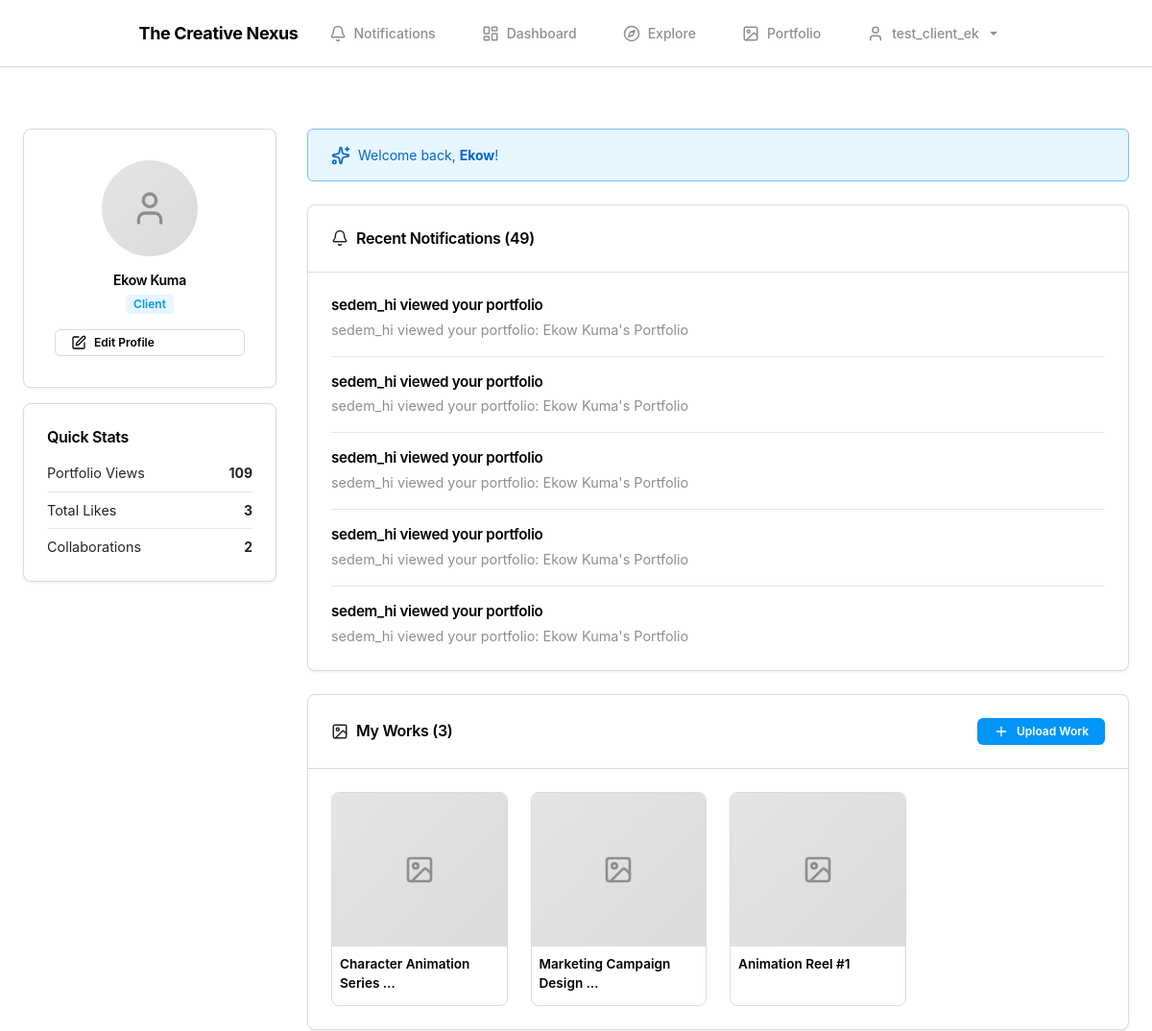
Page /dashboard/ (signed in, upper part) on the earlier database version.
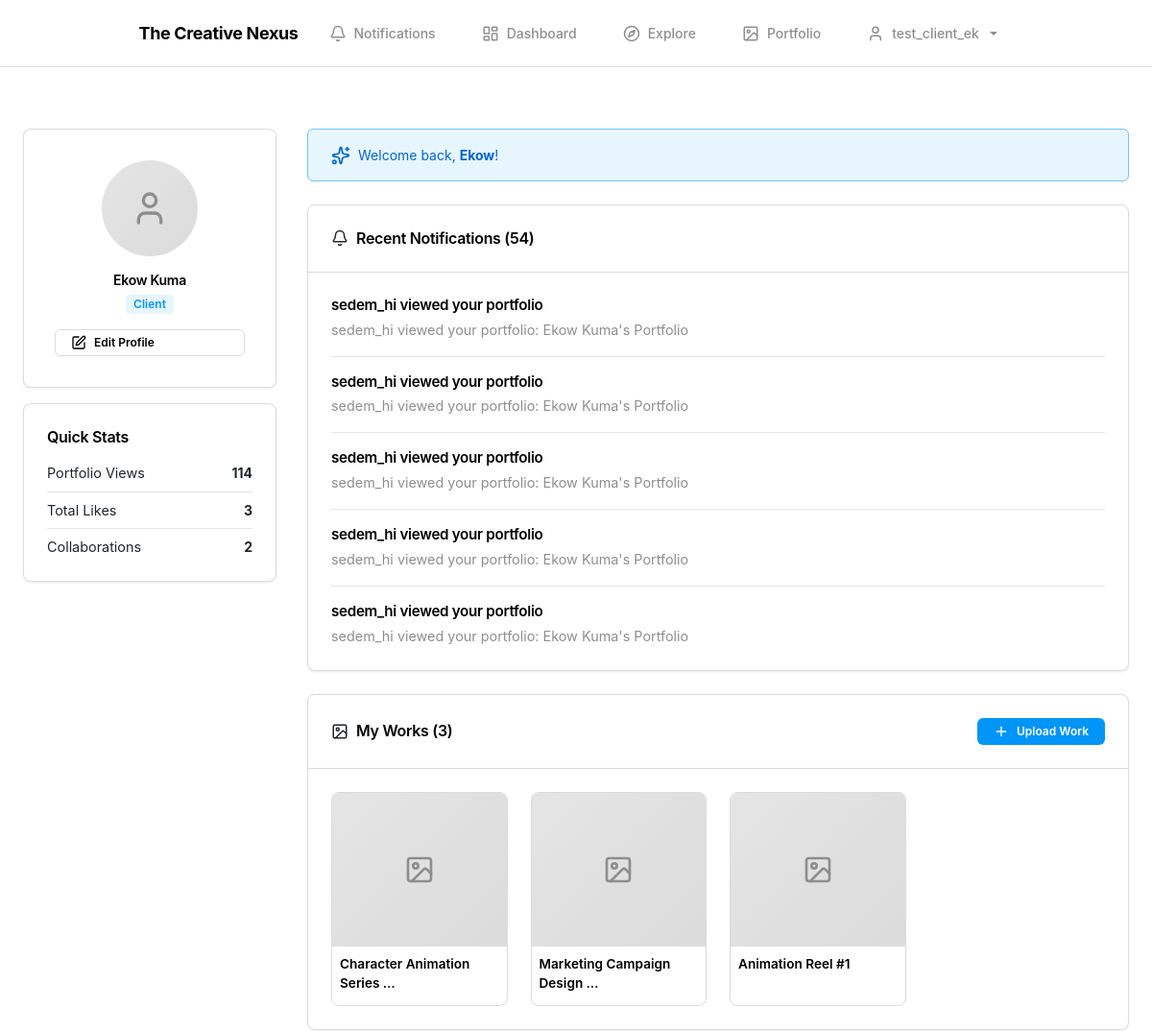
Same page on the later database version.
### core/models.py (models this page shows, shortened)
class Portfolio(models.Model):
    CATEGORY_CHOICES = (
        ('visual_arts', 'Visual Arts'),
        ('design', 'Design'),
        ('animation', 'Animation'),
        ('photography', 'Photography'),
        ('filmmaking', 'Filmmaking'),
        ('music', 'Music'),
        ('writing', 'Writing'),
        ('tech', 'Technology'),
        ('mixed_media', 'Mixed Media'),
        ('other', 'Other'),
    )
    creator = models.OneToOneField(
        settings.AUTH_USER_MODEL, on_delete=models.CASCADE, related_name='portfolio')
    title = models.CharField(max_length=255)
    description = models.TextField()
    category = models.CharField(
        max_length=50, choices=CATEGORY_CHOICES, default='other', blank=True)
    cover_image = models.ImageField(
        upload_to='portfolio_covers/', blank=True, null=True)
    featured_work = models.ForeignKey(
        'CreativeWork', on_delete=models.SET_NULL, null=True, blank=True, related_name='featured_in')
    total_views = models.PositiveIntegerField(default=0)
    total_likes = models.PositiveIntegerField(default=0)
    created_at = models.DateTimeField(auto_now_add=True)
    updated_at = models.DateTimeField(auto_now=True)
    class Meta:
        ordering = ['-updated_at']

class Notification(models.Model):
    NOTIFICATION_TYPE_CHOICES = (
        ('collaboration_request', 'Collaboration Request'),
        ('collaboration_accepted', 'Collaboration Accepted'),
        ('collaboration_rejected', 'Collaboration Rejected'),
        ('project_update', 'Project Update'),
        ('message', 'Message'),
        ('profile_view', 'Profile View'),
        ('mentorship_request', 'Mentorship Request'),
        ('mentorship_accepted', 'Mentorship Accepted'),
        ('mentorship_rejected', 'Mentorship Rejected'),
    )
    recipient = models.ForeignKey(
        settings.AUTH_USER_MODEL, on_delete=models.CASCADE, related_name='notifications')
    sender = models.ForeignKey(settings.AUTH_USER_MODEL, on_delete=models.CASCADE,
                               related_name='sent_notifications', blank=True, null=True)
    notification_type = models.CharField(
        max_length=50, choices=NOTIFICATION_TYPE_CHOICES)
    title = models.CharField(max_length=255)
    message = models.TextField()
    is_read = models.BooleanField(default=False)
    read_at = models.DateTimeField(blank=True, null=True)
    related_collaboration = models.ForeignKey(
        Collaboration, on_delete=models.CASCADE, blank=True, null=True)
    related_project = models.ForeignKey(
        Project, on_delete=models.CASCADE, blank=True, null=True)
    related_mentorship = models.ForeignKey(
        'MentorshipRequest', on_delete=models.CASCADE, blank=True, null=True)
    created_at = models.DateTimeField(auto_now_add=True)
    class Meta:
        ordering = ['-created_at']

class CreativeWork(models.Model):
    WORK_TYPE_CHOICES = (
        ('digital_art', 'Digital Art'),
        ('graphic_design', 'Graphic Design'),
        ('animation', 'Animation'),
        ('photography', 'Photography'),
        ('video', 'Video'),
        ('music', 'Music'),
        ('writing', 'Writing'),
        ('other', 'Other'),
    )
    creator = models.ForeignKey(
        settings.AUTH_USER_MODEL, on_delete=models.CASCADE, related_name='works')
    portfolio = models.ForeignKey(
        Portfolio, on_delete=models.CASCADE, related_name='works')
    title = models.CharField(max_length=255)
    description = models.TextField()
    work_type = models.CharField(max_length=50, choices=WORK_TYPE_CHOICES)
    file = models.FileField(upload_to='creative_works/',
                            validators=[validate_file_size])
    thumbnail = models.ImageField(
        upload_to='thumbnails/', blank=True, null=True)
    is_featured = models.BooleanField(default=False)
    views = models.IntegerField(default=0)
    likes = models.PositiveIntegerField(default=0)
    liked_by = models.ManyToManyField(
        settings.AUTH_USER_MODEL, related_name='liked_works', blank=True)
    created_at = models.DateTimeField(auto_now_add=True)
    updated_at = models.DateTimeField(auto_now=True)
    class Meta:
        ordering = ['-created_at']

### core/template_views.py (the view)
# urls.py: path('dashboard/', dashboard, name='dashboard'),
@login_required(login_url='login')
def dashboard(request):
    user = request.user
    profile, _ = UserProfile.objects.get_or_create(user=user)
    try:
        portfolio = Portfolio.objects.get(creator=user)
    except Portfolio.DoesNotExist:
        portfolio = None
    my_works = CreativeWork.objects.filter(creator=user)
    collaborations = Collaboration.objects.filter(
        creator=user) | Collaboration.objects.filter(collaborator=user)
    unread_notifications = Notification.objects.filter(
        recipient=user, is_read=False)
    mentorship_requests = MentorshipRequest.objects.filter(
        mentor=user) | MentorshipRequest.objects.filter(mentee=user)
    context = {
        'portfolio': portfolio,
        'my_works': my_works,
        'collaborations': collaborations,
        'unread_notifications': unread_notifications,
        'mentorship_requests': mentorship_requests
    }
    return render(request, 'core/dashboard.html', context)

### accounts/models.py (called while the page is built)
    def get_role_display(self):
        return dict(ROLE_CHOICES).get(self.role, 'Unknown')

### templates/core/dashboard.html (shortened to what the changed rows need)
{% extends 'base.html' %}
{% block content %}
<section style="padding: var(--space-3xl) 0;">
    <div class="container-premium">
        <div class="row" style="--bs-gutter-x: var(--space-xl);">
            <div class="col-lg-3 mb-4">
                <div class="card mt-3">
                    <div class="card-body" style="padding: var(--space-lg);">
                        <div style="display: flex; justify-content: space-between; margin-bottom: var(--space-sm); padding-bottom: var(--space-sm); border-bottom: 1px solid var(--color-border-light);">
                            <span style="font-size: 0.9rem;">Portfolio Views</span>
                            <strong>{{ portfolio.total_views|default:0 }}</strong>
                        </div>
                        <div style="display: flex; justify-content: space-between; margin-bottom: var(--space-sm); padding-bottom: var(--space-sm); border-bottom: 1px solid var(--color-border-light);">
                            <span style="font-size: 0.9rem;">Total Likes</span>
                            <strong>{{ portfolio.total_likes|default:0 }}</strong>
                        </div>
                    </div>
                </div>
            </div>
            <div class="col-lg-9">
                {% if unread_notifications %}
                    <div class="card mb-4">
                        <div class="card-header" style="display: flex; align-items: center; gap: var(--space-sm);">
                            <i data-lucide="bell" style="width: 18px; height: 18px;"></i>
                            <h6 style="margin: 0;">Recent Notifications ({{ unread_notifications.count }})</h6>
                        </div>
                        <div class="card-body" style="padding: var(--space-lg);">
                            {% for notification in unread_notifications|slice:":5" %}
                                <div style="margin-bottom: var(--space-md); padding-bottom: var(--space-md); border-bottom: 1px solid var(--color-border-light); {% if forloop.last %}border-bottom: none; margin-bottom: 0; padding-bottom: 0;{% endif %}">
                                    <h6 style="margin-bottom: var(--space-xs); font-size: 0.95rem;">{{ notification.title }}</h6>
                                    <p style="margin: 0; font-size: 0.9rem;">{{ notification.message }}</p>
                                </div>
                            {% endfor %}
                        </div>
                    </div>
                {% endif %}
                <div class="card mb-4">
                    <div class="card-body" style="padding: var(--space-lg);">
                        {% if my_works %}
                            <div class="gallery-grid" style="grid-template-columns: repeat(auto-fill, minmax(160px, 1fr));">
                                {% for work in my_works %}
                                    <div class="gallery-card">
                                        {% if work.thumbnail %}
                                            <img src="{{ work.thumbnail.url }}" alt="{{ work.title }}" class="gallery-card-img" style="height: 160px;">
                                        {% else %}
                                            <div class="gallery-card-img" style="height: 160px; display: flex; align-items: center; justify-content: center; background: linear-gradient(135deg, var(--color-border-light), var(--color-border));">
                                                <i data-lucide="image" style="width: 32px; height: 32px; color: var(--color-text-muted);"></i>
                                            </div>
                                        {% endif %}
                                        <div class="gallery-card-body" style="padding: var(--space-sm);">
                                            <div class="gallery-card-title" style="font-size: 0.85rem;">{{ work.title|truncatewords:3 }}</div>
                                        </div>
                                    </div>
                                {% endfor %}
                            </div>
                        {% else %}
                            <div class="text-center py-4">
                                <i data-lucide="image-off" style="width: 48px; height: 48px; color: var(--color-text-muted); margin-bottom: var(--space-md);"></i>
                                <p>No works uploaded yet. Start building your portfolio!</p>
                            </div>
                        {% endif %}
                    </div>
                </div>
            </div>
        </div>
    </div>
</section>
{% endblock %}

Differences in the rows shown:
changed Portfolio: total_views "109" → "114"
Other differences:
{{ unread_notifications.count }}: "49" → "54"
